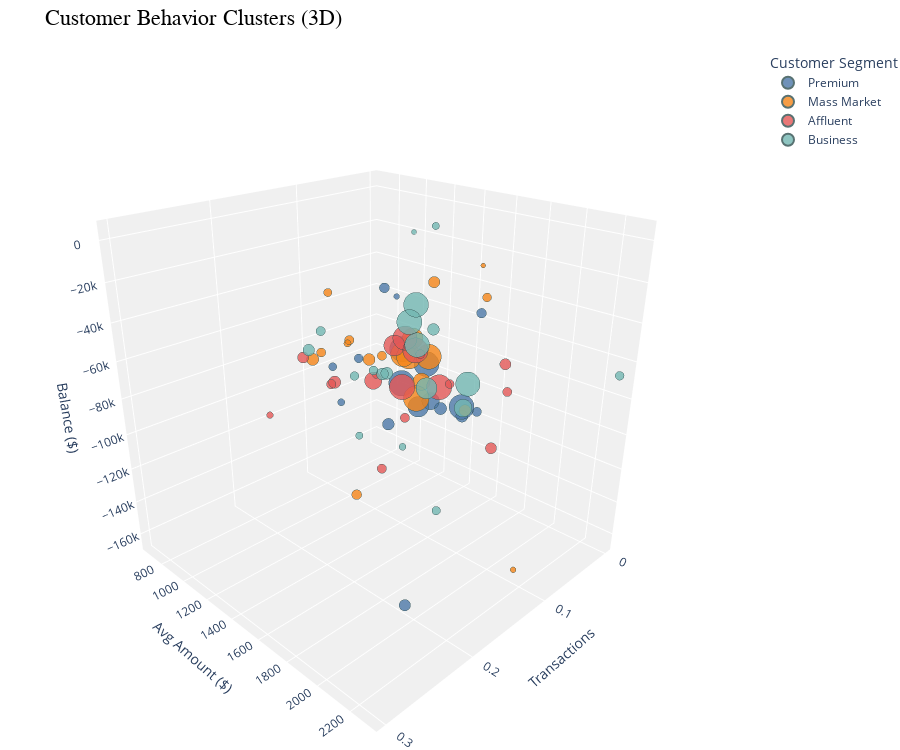

Source (notebook cell):
### Markdown cell above
### Customer Behavior 3D Scatter

### Code cell
customer_behavior_3d_scatter_query = "SELECT * FROM gold.analytics_customer_behavior_clusters WHERE customer_count >= 20"
customer_behavior_3d_scatter_df = fetch_data(customer_behavior_3d_scatter_query)


fig = px.scatter_3d(
    customer_behavior_3d_scatter_df,
    x='avg_transactions_90d',
    y='avg_transaction_size',
    z='avg_total_balance',
    size='customer_count',
    color='customer_segment',
    hover_name='age_group',
    hover_data={
        'customer_count': ':,',
        'avg_transactions_90d': ':.1f',
        'avg_transaction_size': ':$,.2f',
        'avg_total_balance': ':$,.2f',
        'engagement_score': ':.2f'
    },
    title='Customer Behavior Clusters (3D)',
    labels={
        'avg_transactions_90d': 'Avg Transactions (90d)',
        'avg_transaction_size': 'Avg Transaction Size ($)',
        'avg_total_balance': 'Avg Total Balance ($)'
    },
    color_discrete_sequence=px.colors.qualitative.T10,  # vibrant and distinct
    size_max=25  # larger max marker size for visibility
)

fig.update_traces(
    marker=dict(
        opacity=0.8,
        line=dict(width=0.5, color='DarkSlateGrey')
    )
)

fig.update_layout(
    scene=dict(
        xaxis=dict(title='Transactions', backgroundcolor='rgb(240,240,240)', gridcolor='white', showbackground=True),
        yaxis=dict(title='Avg Amount ($)', backgroundcolor='rgb(240,240,240)', gridcolor='white', showbackground=True),
        zaxis=dict(title='Balance ($)', backgroundcolor='rgb(240,240,240)', gridcolor='white', showbackground=True)
    ),
    height=750,
    margin=dict(l=0, r=0, b=0, t=50),
    paper_bgcolor='white',
    plot_bgcolor='white',
    title_font=dict(size=22, family='Arial', color='black'),
    legend=dict(title='Customer Segment', font=dict(size=12))
)

# Optional: Set a better initial camera angle
fig.update_layout(
    scene_camera=dict(
        eye=dict(x=1.5, y=1.5, z=1)
    )
)

fig.show()

### Figure 1 — Plotly figure (JSON) as saved in the notebook; plotly's stock layout.template omitted (floating-point values rounded to 4 significant figures)
{"data": [{"customdata": [[597.0, 7.5], [592.0, 7.35], [567.0, 7.3], [565.0, 7.54], [386.0, 7.87], [273.0, 7.36], [136.0, 7.44], [133.0, 7.47], [124.0, 6.69], [116.0, 7.65], [88.0, 7.16], [83.0, 6.78], [76.0, 6.18], [69.0, 8.32], [58.0, 7.7], [47.0, 7.07], [45.0, 7.49], [29.0, 7.94]], "hovertemplate": "<b>%{hovertext}</b><br><br>customer_segment=Premium<br>Avg Transactions (90d)=%{x:.1f}<br>Avg Transaction Size ($)=%{y:$,.2f}<br>Avg Total Balance ($)=%{z:$,.2f}<br>customer_count=%{customdata[0]:,}<br>engagement_score=%{customdata[1]:.2f}<extra></extra>", "hovertext": ["45-54", "25-34", "35-44", "55-64", "18-24", "65+", "55-64", "35-44", "45-54", "25-34", "55-64", "18-24", "25-34", "35-44", "45-54", "65+", "18-24", "65+"], "legendgroup": "Premium", "marker": {"color": "#4C78A8", "line": {"color": "DarkSlateGrey", "width": 0.5}, "opacity": 0.8, "size": [597, 592, 567, 565, 386, 273, 136, 133, 124, 116, 88, 83, 76, 69, 58, 47, 45, 29], "sizemode": "area", "sizeref": 0.9552, "symbol": "circle"}, "mode": "markers", "name": "Premium", "scene": "scene", "showlegend": true, "type": "scatter3d", "x": [0.1, 0.1, 0.1, 0.1, 0.1, 0.1, 0.1, 0.2, 0.1, 0.2, 0.1, 0.1, 0.1, 0.1, 0.1, 0.1, 0.1, 0.1], "y": [1390.0, 1393.0, 1555.0, 1787.0, 1508.0, 1590.0, 1657.0, 2226.0, 1300.0, 1941.0, 1266.0, 1877.0, 1881.0, 1078.0, 870.1, 1487.0, 934.2, 1352.0], "z": [-83250.0, -63820.0, -67210.0, -83080.0, -92880.0, -86770.0, -88680.0, -52690.0, -110900.0, -164800.0, -33870.0, -31860.0, -82540.0, -78610.0, -90000.0, -63780.0, -110300.0, -36430.0]}, {"customdata": [[595.0, 7.79], [572.0, 7.1], [561.0, 7.38], [549.0, 7.3], [390.0, 7.82], [271.0, 6.98], [133.0, 8.11], [127.0, 6.91], [119.0, 7.68], [118.0, 7.39], [87.0, 7.65], [79.0, 8.58], [75.0, 8.24], [72.0, 7.04], [70.0, 6.96], [60.0, 6.71], [46.0, 7.09], [30.0, 7.95], [20.0, 8.71]], "hovertemplate": "<b>%{hovertext}</b><br><br>customer_segment=Mass Market<br>Avg Transactions (90d)=%{x:.1f}<br>Avg Transaction Size ($)=%{y:$,.2f}<br>Avg Total Balance ($)=%{z:$,.2f}<br>customer_count=%{customdata[0]:,}<br>engagement_score=%{customdata[1]:.2f}<extra></extra>", "hovertext": ["25-34", "55-64", "35-44", "45-54", "18-24", "65+", "35-44", "45-54", "25-34", "55-64", "45-54", "35-44", "18-24", "55-64", "65+", "25-34", "18-24", "65+", "55-64"], "legendgroup": "Mass Market", "marker": {"color": "#F58518", "line": {"color": "DarkSlateGrey", "width": 0.5}, "opacity": 0.8, "size": [595, 572, 561, 549, 390, 271, 133, 127, 119, 118, 87, 79, 75, 72, 70, 60, 46, 30, 20], "sizemode": "area", "sizeref": 0.9552, "symbol": "circle"}, "mode": "markers", "name": "Mass Market", "scene": "scene", "showlegend": true, "type": "scatter3d", "x": [0.1, 0.1, 0.1, 0.1, 0.1, 0.1, 0.2, 0.1, 0.1, 0.1, 0.2, 0.2, 0.1, 0.2, 0.1, 0.1, 0.1, 0.1, 0.1], "y": [1493.0, 1569.0, 1438.0, 1397.0, 1462.0, 1527.0, 1341.0, 1156.0, 1809.0, 1591.0, 1624.0, 1589.0, 1251.0, 1402.0, 1903.0, 844.9, 992.7, 2158.0, 1872.0], "z": [-88540.0, -62780.0, -66630.0, -66620.0, -55880.0, -77940.0, -54740.0, -76880.0, -84350.0, -23430.0, -116900.0, -37970.0, -71850.0, -49440.0, -23600.0, -46380.0, -72200.0, -161700.0, -9278.0]}, {"customdata": [[587.0, 7.5], [583.0, 7.42], [578.0, 7.32], [535.0, 7.96], [399.0, 7.49], [270.0, 7.63], [135.0, 7.12], [112.0, 8.03], [112.0, 7.98], [111.0, 7.17], [79.0, 8.13], [77.0, 7.13], [77.0, 8.49], [76.0, 7.27], [73.0, 6.67], [72.0, 8.55], [39.0, 8.06], [37.0, 7.4]], "hovertemplate": "<b>%{hovertext}</b><br><br>customer_segment=Affluent<br>Avg Transactions (90d)=%{x:.1f}<br>Avg Transaction Size ($)=%{y:$,.2f}<br>Avg Total Balance ($)=%{z:$,.2f}<br>customer_count=%{customdata[0]:,}<br>engagement_score=%{customdata[1]:.2f}<extra></extra>", "hovertext": ["25-34", "35-44", "55-64", "45-54", "18-24", "65+", "35-44", "25-34", "55-64", "45-54", "18-24", "25-34", "35-44", "55-64", "45-54", "65+", "18-24", "65+"], "legendgroup": "Affluent", "marker": {"color": "#E45756", "line": {"color": "DarkSlateGrey", "width": 0.5}, "opacity": 0.8, "size": [587, 583, 578, 535, 399, 270, 135, 112, 112, 111, 79, 77, 77, 76, 73, 72, 39, 37], "sizemode": "area", "sizeref": 0.9552, "symbol": "circle"}, "mode": "markers", "name": "Affluent", "scene": "scene", "showlegend": true, "type": "scatter3d", "x": [0.1, 0.1, 0.1, 0.1, 0.1, 0.1, 0.2, 0.1, 0.2, 0.1, 0.2, 0.1, 0.2, 0.0, 0.1, 0.1, 0.3, 0.1], "y": [1394.0, 1481.0, 1641.0, 1409.0, 1337.0, 1186.0, 1488.0, 1976.0, 1273.0, 2025.0, 1465.0, 1419.0, 1788.0, 1662.0, 1515.0, 1708.0, 1715.0, 1208.0], "z": [-85270.0, -61960.0, -77200.0, -57230.0, -63420.0, -88410.0, -61780.0, -98950.0, -55820.0, -52910.0, -63560.0, -102600.0, -95520.0, -97510.0, -63090.0, -73310.0, -51130.0, -84550.0]}, {"customdata": [[573.0, 7.51], [562.0, 7.66], [547.0, 7.37], [539.0, 7.48], [405.0, 6.95], [287.0, 7.6], [130.0, 7.29], [128.0, 6.53], [123.0, 6.96], [121.0, 7.43], [76.0, 7.46], [72.0, 6.12], [69.0, 8.19], [67.0, 7.93], [64.0, 7.64], [47.0, 6.81], [47.0, 6.77], [43.0, 8.8], [22.0, 8.42]], "hovertemplate": "<b>%{hovertext}</b><br><br>customer_segment=Business<br>Avg Transactions (90d)=%{x:.1f}<br>Avg Transaction Size ($)=%{y:$,.2f}<br>Avg Total Balance ($)=%{z:$,.2f}<br>customer_count=%{customdata[0]:,}<br>engagement_score=%{customdata[1]:.2f}<extra></extra>", "hovertext": ["35-44", "25-34", "55-64", "45-54", "18-24", "65+", "25-34", "55-64", "35-44", "45-54", "55-64", "18-24", "45-54", "25-34", "35-44", "18-24", "65+", "65+", "25-34"], "legendgroup": "Business", "marker": {"color": "#72B7B2", "line": {"color": "DarkSlateGrey", "width": 0.5}, "opacity": 0.8, "size": [573, 562, 547, 539, 405, 287, 130, 128, 123, 121, 76, 72, 69, 67, 64, 47, 47, 43, 22], "sizemode": "area", "sizeref": 0.9552, "symbol": "circle"}, "mode": "markers", "name": "Business", "scene": "scene", "showlegend": true, "type": "scatter3d", "x": [0.1, 0.1, 0.1, 0.1, 0.1, 0.1, 0.1, 0.1, 0.1, 0.1, 0.2, 0.1, 0.0, 0.2, 0.2, 0.1, 0.2, 0.2, 0.1], "y": [1436.0, 1478.0, 1491.0, 1817.0, 1560.0, 1797.0, 1255.0, 1286.0, 1595.0, 669.6, 1403.0, 1189.0, 2299.0, 1619.0, 2112.0, 1591.0, 1646.0, 1912.0, 1458.0], "z": [-47820.0, -37610.0, -58730.0, -69710.0, -80520.0, -83450.0, -82290.0, -80870.0, -47510.0, -85630.0, -38770.0, -82310.0, -67350.0, -54470.0, -103000.0, 3768.0, -83830.0, -79220.0, -1460.0]}], "layout": {"height": 750, "legend": {"font": {"size": 12}, "itemsizing": "constant", "title": {"text": "Customer Segment"}, "tracegroupgap": 0}, "margin": {"b": 0, "l": 0, "r": 0, "t": 50}, "paper_bgcolor": "white", "plot_bgcolor": "white", "scene": {"camera": {"eye": {"x": 1.5, "y": 1.5, "z": 1}}, "domain": {"x": [0, 1], "y": [0, 1]}, "xaxis": {"backgroundcolor": "rgb(240,240,240)", "gridcolor": "white", "showbackground": true, "title": {"text": "Transactions"}}, "yaxis": {"backgroundcolor": "rgb(240,240,240)", "gridcolor": "white", "showbackground": true, "title": {"text": "Avg Amount ($)"}}, "zaxis": {"backgroundcolor": "rgb(240,240,240)", "gridcolor": "white", "showbackground": true, "title": {"text": "Balance ($)"}}}, "title": {"font": {"color": "black", "family": "Arial", "size": 22}, "text": "Customer Behavior Clusters (3D)"}}}
